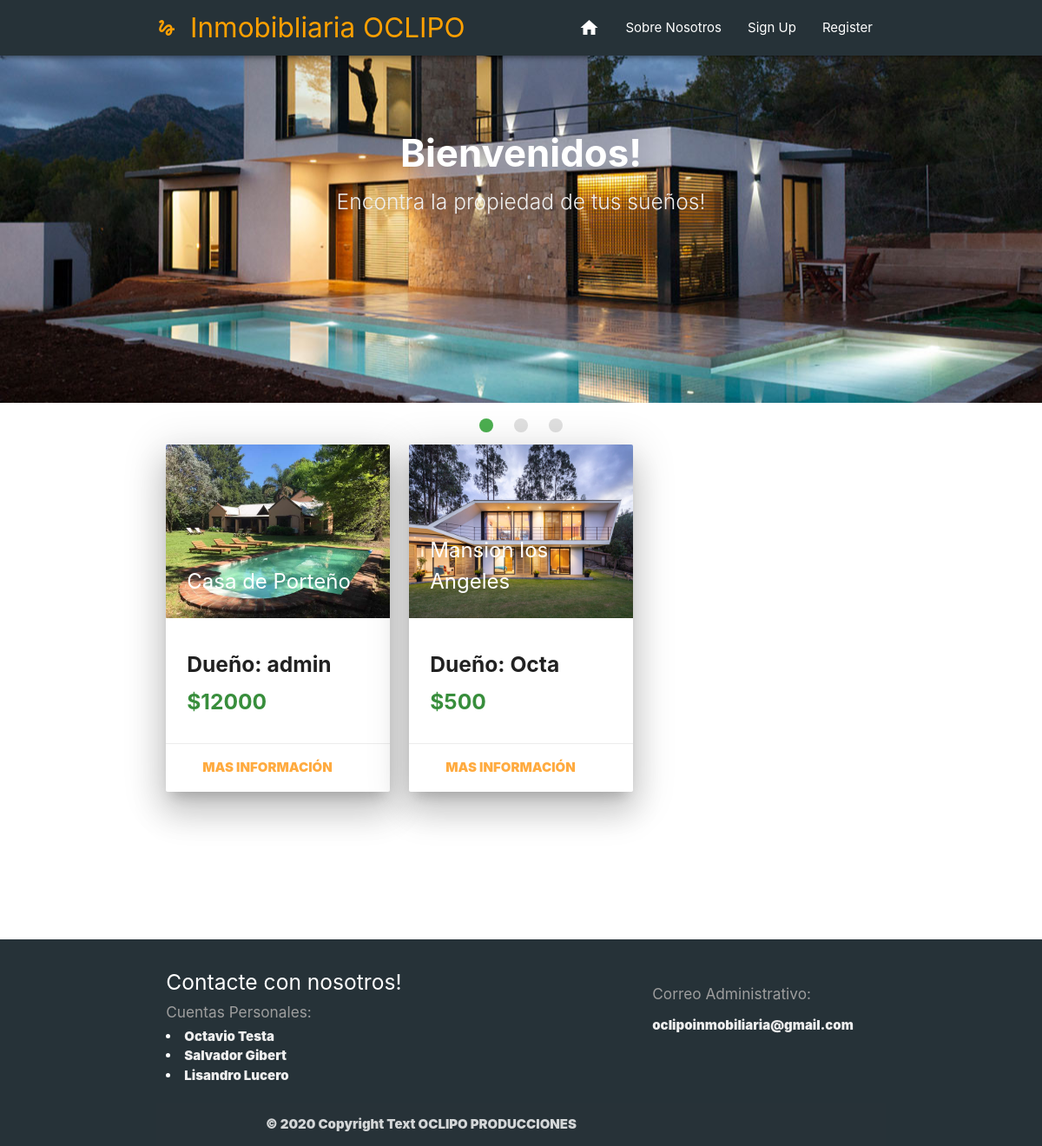
Before: / with the older database file.
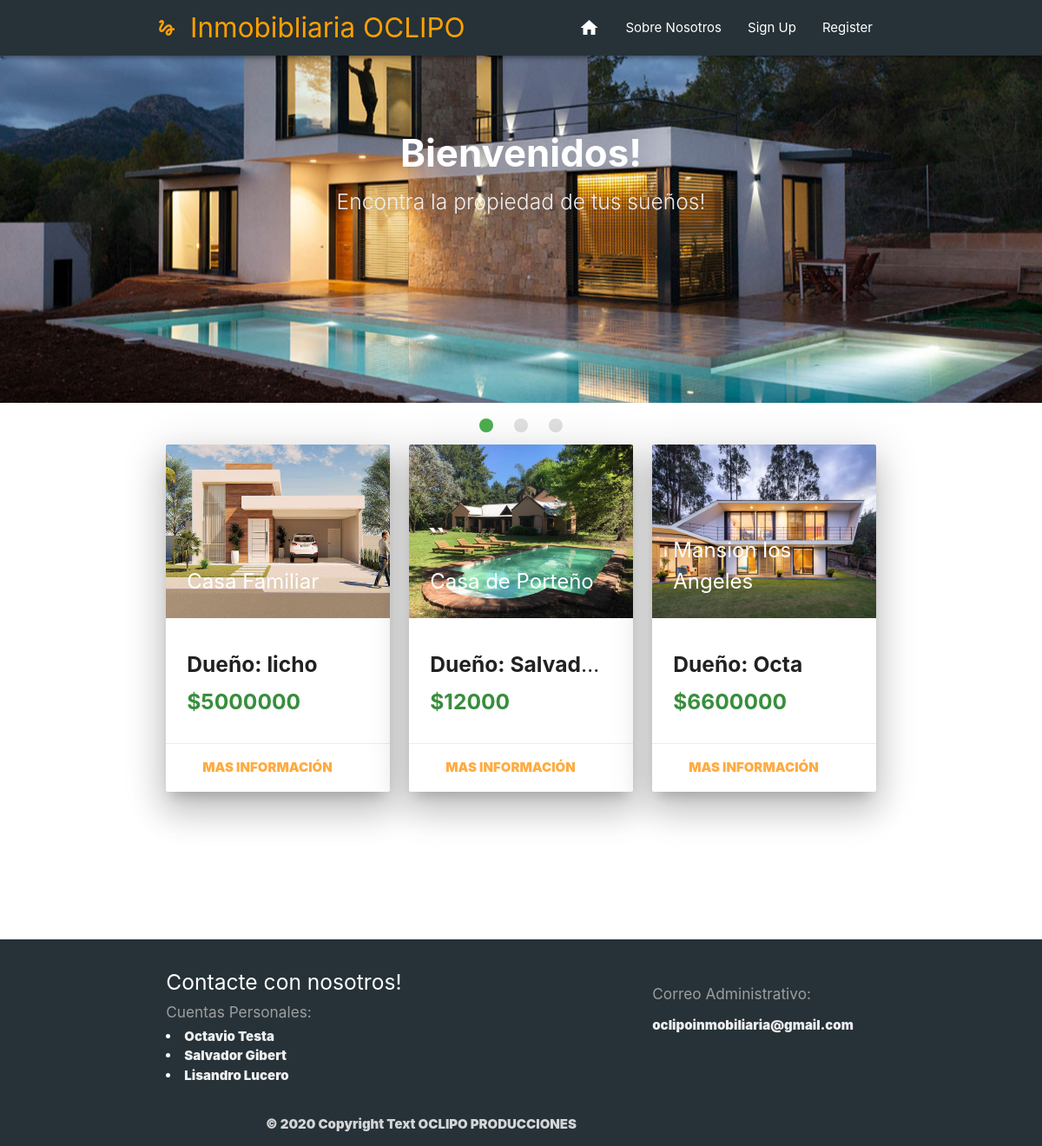
After: the same page with the newer database file.
### Inmobibliaria/models.py (models this page shows, shortened)
class Propiedad(models.Model):
    usuario = models.ForeignKey(User, on_delete=models.CASCADE, null=False)
    titulo = models.CharField(max_length=20)
    precio = models.IntegerField()
    ubicacion = models.ForeignKey('Ubicacion', on_delete=models.CASCADE, null=False)
    barrio = models.CharField(max_length=30)
    calle = models.CharField(max_length=30)
    numero = models.IntegerField()
    tipo = models.CharField(max_length=12,choices=TIPO_CHOICES)
    estado = models.CharField(max_length=8,choices=STATUS_CHOICES)
    habitaciones = models.IntegerField()
    baños = models.IntegerField()
    tamaño = models.IntegerField()
    descripcion = models.TextField(max_length=2000)
    fecha = models.DateTimeField(auto_now_add=True)

### Inmobibliaria/views.py (the view)
# urls.py: path('', views.homeview, name = "home"),
def homeview(request):
    propiedades = Propiedad.objects.all().order_by('-fecha')
    imagenes = []#Array donde voy a guardar las imagenes
    for pro in propiedades: #Itero los libros
        imagen = Imagen.objects.filter(propiedad=pro).first() #Geteo la primera imagen que corresponda a ese libro
        imagenes.append(imagen.foto) #Agrego su nombre
    return render(request, "Inmobibliaria/home.html",{'propiedades':propiedades, 'imagenes':imagenes})

### Inmobibliaria/templatetags/index.py (called while the page is built)
@register.filter
def index(indexable, i):
    return indexable[i]

### Inmobibliaria/templates/Inmobibliaria/home.html (shortened to what this page needs)
{% extends 'Inmobibliaria/base.html' %}
{% block content %}
{% include 'Inmobibliaria/imagenes.html' %}
<div class="container ">
    <div class="row">
        {% load index %}
        {% for pro in propiedades %}
        <div class="col s12 m4">
            <div class="card z-depth-5">
                <div class="card-image ">
                    <img class="materialboxed" src="media/{{ imagenes|index:forloop.counter0 }}" width="200"
                         height="200">
                    <span class="card-title text-darken-2 "><b>{{pro.titulo}}<b/></span>
                </div>
                <div class="card-content">
                    <h5 class="truncate"><b> Dueño: {{pro.usuario}} </b></h5>
                    <h5 class="truncate  green-text text-darken-2"><b>${{pro.precio}}<b/></h5>
                </div>
                <div class="card-action center-align">
                    <a href="propiedad/{{pro.id}}">Mas Información</a>
                </div>
            </div>
        </div>
        {% endfor %}
    </div>
</div>
<br>
<br>
<br>
<br>
<br>
<br>
{% include 'Inmobibliaria/footer.html' %}
{% endblock %}

### Inmobibliaria/templates/Inmobibliaria/base.html (shortened to what this page needs)
<!DOCTYPE html>
<html lang="en">
<link rel="stylesheet" href="https://cdnjs.cloudflare.com/ajax/libs/materialize/1.0.0/css/materialize.min.css">
</head>
<body >
{% include 'Inmobibliaria/navbar.html' %}
{% block content %}
{% endblock %}
</body>
</html>

### Inmobibliaria/templates/Inmobibliaria/navbar.html (shortened to what this page needs)
{% load static %}
<div class="navbar-fixed  ">
    <nav class="blue-grey darken-4 z-depth-2 ">
      <div class="nav-wrapper container ">
        <a class="brand-logo text-warning amber-text text-darken-2" href="{% url "home" %}" ><i class="medium material-icons ">gesture</i>Inmobibliaria OCLIPO</a>
        <ul id="nav-mobile" class="right hide-on-med-and-down text-warning">
          <li><a href="/" ><i class="medium material-icons  ">home</i></a>
          <li><a href="/aboutas" class="">Sobre Nosotros</a></li>
{% if user.is_authenticated %}
            <li><a href="/logout" class="">Log Out</a></li>
            <li><a href="/perfil/{{user.username}}" class="amber-text text-darken-2">{{user.username}}</a></li>
{% else %}
            <li><a href="/login" class="">Sign Up</a></li>
            <li><a href="/register" class="">Register</a></li>
{% endif %}
        </ul>
      </div>
    </nav>
  </div>

### Inmobibliaria/templates/Inmobibliaria/imagenes.html (shortened to what this page needs)
{% load static %}
<div class="slider">
    <ul class="slides ">
      <li>
          <img src="{% static 'foto1.jpg' %}">
        <div class="caption center-align ">
          <h3><b>Bienvenidos!</b></h3>
          <h5 class="light grey-text text-lighten-3">Encontra la propiedad de tus sueños!</h5>
        </div>
      </li>
</ul>
    </div>

### Inmobibliaria/templates/Inmobibliaria/footer.html (shortened to what this page needs)
<footer class="page-footer blue-grey darken-4 ">
    <div class="container">
        <div class="row">
            <div class="col l6 s12">
                <h5 class="white-text">Contacte con nosotros!</h5>
                <h6 class = "grey-text">Cuentas Personales:</h6>
                <li><a class="grey-text text-lighten-3" href="https://www.instagram.com/octa.testa/"> Octavio Testa</a>
                </li>
                <li><a class="grey-text text-lighten-3" href="https://www.instagram.com/salvagibert/"> Salvador
                    Gibert</a></li>
                <li><a class="grey-text text-lighten-3" href="https://www.instagram.com/licholucero_/"> Lisandro
                    Lucero</a></li>
            </div>
            <div class="col l4 offset-l2 s12">
                <br>
                <h6 class="grey-text">Correo Administrativo:</h6>
                <ul>
                  <li><a class="grey-text text-lighten-3" href="https://mail.google.com/mail/u/0/#inbox?compose=CllgCJTJndFXlvHSzsTsFxpghHblpcVmkKkCtpfxVlghZGfxrzWstrwcBmXTHFqFnGxRpVQkFXB">oclipoinmobiliaria@gmail.com</a></li>
                </ul>
              </div>
        </div>
        <div class="footer-copyright">
            <div class="container">
                © 2020 Copyright Text OCLIPO PRODUCCIONES
            </div>
        </div>
</footer>

Changed rows visible on the page:
added Propiedad: shows a picture, titulo "Casa Familiar", usuario "licho", precio "5000000"
changed Propiedad "Casa de Porteño": usuario "admin" → "Salvad…"
changed Propiedad "Mansion los Angeles": precio "500" → "6600000"
